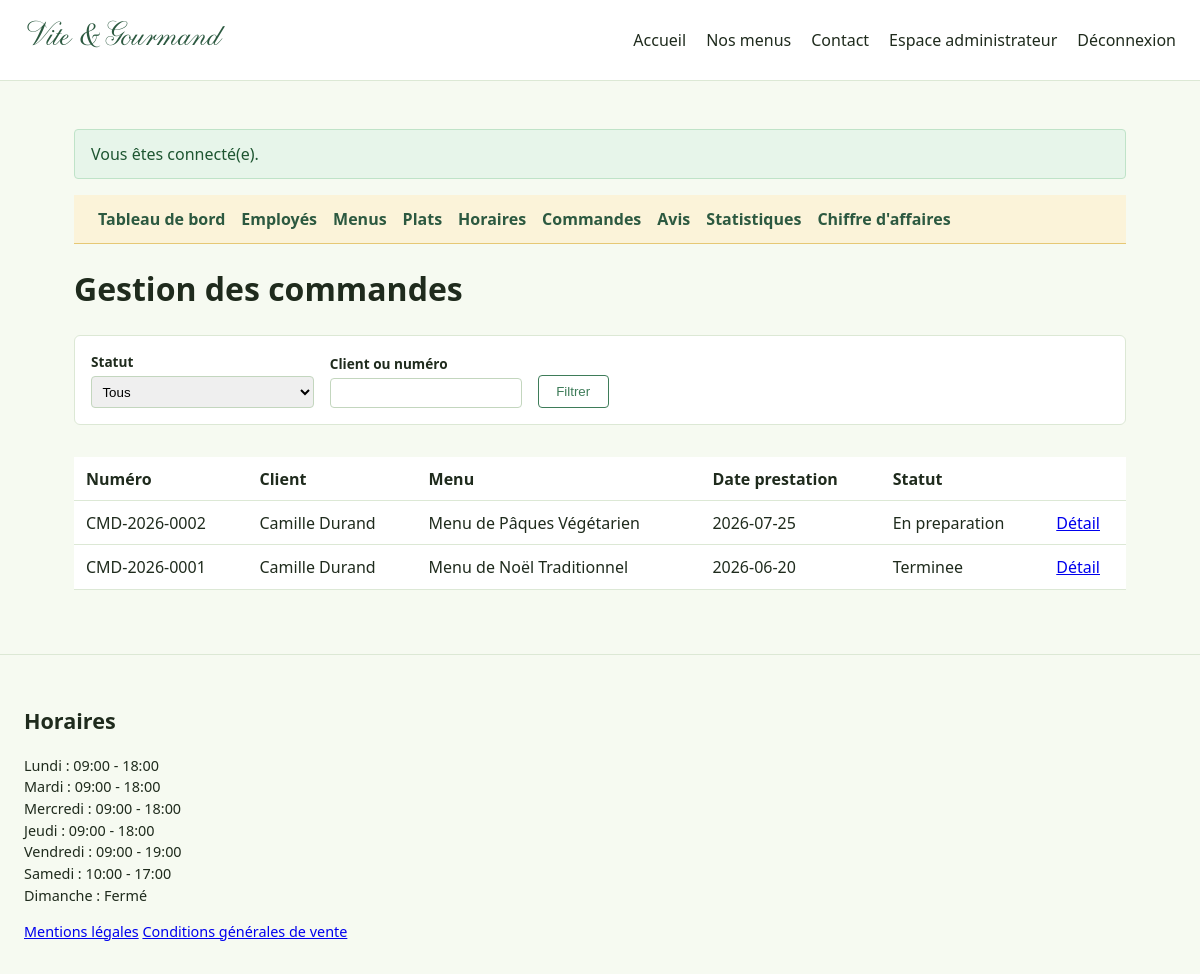
/employe/commandes.php (signed in), run on the app's committed database.
### tables this page shows
CREATE TABLE commande (
    commande_id            INT UNSIGNED AUTO_INCREMENT PRIMARY KEY,
    numero_commande         VARCHAR(20) NOT NULL UNIQUE,
    utilisateur_id           INT UNSIGNED NOT NULL,
    menu_id                  INT UNSIGNED NOT NULL,
    statut_id                TINYINT UNSIGNED NOT NULL,
    date_commande            DATETIME NOT NULL DEFAULT CURRENT_TIMESTAMP,
    date_prestation          DATE NOT NULL,
    heure_livraison          TIME NOT NULL,
    adresse_livraison        VARCHAR(180) NOT NULL,
    ville_livraison          VARCHAR(100) NOT NULL,
    code_postal_livraison    VARCHAR(10) NOT NULL,
    distance_km               DECIMAL(6,2) NOT NULL DEFAULT 0,    
    frais_livraison           DECIMAL(6,2) NOT NULL DEFAULT 0,    
    nombre_personnes          SMALLINT UNSIGNED NOT NULL,
    prix_menu_unitaire        DECIMAL(8,2) NOT NULL,              
    reduction_pourcentage     DECIMAL(4,2) NOT NULL DEFAULT 0,    
    prix_total                DECIMAL(8,2) NOT NULL,
    pret_materiel             TINYINT(1) NOT NULL DEFAULT 0,
    materiel_restitue         TINYINT(1) NULL,
    materiel_date_limite      DATETIME NULL,                      
    motif_annulation          TEXT NULL,
    mode_contact_annulation   VARCHAR(30) NULL,                   
    date_creation             DATETIME NOT NULL DEFAULT CURRENT_TIMESTAMP,
    date_modification         DATETIME NOT NULL DEFAULT CURRENT_TIMESTAMP ON UPDATE CURRENT_TIMESTAMP,
    CONSTRAINT fk_commande_utilisateur FOREIGN KEY (utilisateur_id) REFERENCES utilisateur (utilisateur_id),
    CONSTRAINT fk_commande_menu        FOREIGN KEY (menu_id)        REFERENCES menu (menu_id),
    CONSTRAINT fk_commande_statut      FOREIGN KEY (statut_id)      REFERENCES statut_commande (statut_id)
);

CREATE TABLE utilisateur (
    utilisateur_id      INT UNSIGNED AUTO_INCREMENT PRIMARY KEY,
    email                VARCHAR(180) NOT NULL UNIQUE,    
    mot_de_passe         VARCHAR(255) NOT NULL,           
    nom                  VARCHAR(80)  NOT NULL,
    prenom               VARCHAR(80)  NOT NULL,
    telephone            VARCHAR(20)  NULL,
    adresse_postale      VARCHAR(180) NULL,
    ville                VARCHAR(100) NULL,
    code_postal          VARCHAR(10)  NULL,
    pays                 VARCHAR(80)  NULL DEFAULT 'France',
    role_id              TINYINT UNSIGNED NOT NULL,
    actif                TINYINT(1) NOT NULL DEFAULT 1,   
    token_reset          VARCHAR(64) NULL,                 
    token_reset_expire   DATETIME NULL,
    date_creation        DATETIME NOT NULL DEFAULT CURRENT_TIMESTAMP,
    date_modification    DATETIME NOT NULL DEFAULT CURRENT_TIMESTAMP ON UPDATE CURRENT_TIMESTAMP,
    CONSTRAINT fk_utilisateur_role FOREIGN KEY (role_id) REFERENCES role (role_id)
);

CREATE TABLE menu (
    menu_id                 INT UNSIGNED AUTO_INCREMENT PRIMARY KEY,
    titre                    VARCHAR(150) NOT NULL,
    description              TEXT NOT NULL,
    theme_id                 TINYINT UNSIGNED NOT NULL,
    nombre_personne_minimum  SMALLINT UNSIGNED NOT NULL DEFAULT 1,
    prix_personne_minimum    DECIMAL(8,2) NOT NULL,         
    conditions               TEXT NULL,                     
    stock_disponible         SMALLINT NOT NULL DEFAULT 0,    
    actif                    TINYINT(1) NOT NULL DEFAULT 1,
    date_creation            DATETIME NOT NULL DEFAULT CURRENT_TIMESTAMP,
    date_modification        DATETIME NOT NULL DEFAULT CURRENT_TIMESTAMP ON UPDATE CURRENT_TIMESTAMP,
    CONSTRAINT fk_menu_theme FOREIGN KEY (theme_id) REFERENCES theme (theme_id)
);

CREATE TABLE statut_commande (
    statut_id  TINYINT UNSIGNED AUTO_INCREMENT PRIMARY KEY,
    code       VARCHAR(30) NOT NULL UNIQUE,
    libelle    VARCHAR(60) NOT NULL,
    ordre      TINYINT UNSIGNED NULL    
);

CREATE TABLE horaire (
    horaire_id       TINYINT UNSIGNED AUTO_INCREMENT PRIMARY KEY,
    jour             ENUM('lundi','mardi','mercredi','jeudi','vendredi','samedi','dimanche') NOT NULL UNIQUE,
    heure_ouverture  TIME NULL,
    heure_fermeture  TIME NULL,
    ferme            TINYINT(1) NOT NULL DEFAULT 0
);

### src/Helpers/functions.php (called while the page is built, shortened)
<?php
function e(?string $value): string
{
    return htmlspecialchars($value ?? '', ENT_QUOTES, 'UTF-8');
}

### src/Config/Database.php (called while the page is built, shortened)
<?php
function getPDO(): PDO
{
    static $pdo = null;
    if ($pdo instanceof PDO) {
        return $pdo;
    }
    $host    = env('DB_HOST', '127.0.0.1');
    $port    = env('DB_PORT', '3306');
    $name    = env('DB_NAME', 'vite_et_gourmand');
    $user    = env('DB_USER', 'root');
    $pass    = env('DB_PASS', '');
    $charset = env('DB_CHARSET', 'utf8mb4');
    $dsn = "mysql:host={$host};port={$port};dbname={$name};charset={$charset}";
    $pdo = new PDO($dsn, $user, $pass, [
        PDO::ATTR_ERRMODE            => PDO::ERRMODE_EXCEPTION,
        PDO::ATTR_DEFAULT_FETCH_MODE => PDO::FETCH_ASSOC,
        PDO::ATTR_EMULATE_PREPARES   => false,
    ]);
    return $pdo;
}

### src/Models/CommandeModel.php (called while the page is built, shortened)
<?php
require_once __DIR__ . '/../Config/Database.php';
final class CommandeModel
{
    public static function listAll(array $filtres = []): array
    {
        $conditions = [];
        $params = [];
        $sql = 'SELECT c.*, sc.code AS statut_code, sc.libelle AS statut_libelle, m.titre AS menu_titre,
                       u.nom AS utilisateur_nom, u.prenom AS utilisateur_prenom, u.email AS utilisateur_email
                FROM commande c
                JOIN statut_commande sc ON sc.statut_id = c.statut_id
                JOIN menu m ON m.menu_id = c.menu_id
                JOIN utilisateur u ON u.utilisateur_id = c.utilisateur_id'
            . (!empty($conditions) ? ' WHERE ' . implode(' AND ', $conditions) : '')
            . ' ORDER BY c.date_commande DESC';
        $stmt = getPDO()->prepare($sql);
        $stmt->execute($params);
        return $stmt->fetchAll();
    }
}

### public/employe/commandes.php (the view, shortened to what this page needs)
<?php
require_once __DIR__ . '/../../src/Models/CommandeModel.php';
$filtres = [];
$commandes = CommandeModel::listAll($filtres);
require __DIR__ . '/../../src/Views/partials/header.php';
?>
    <h1>Gestion des commandes</h1>
    <form method="get" class="filtres-menus" aria-label="Filtrer les commandes">
        <div>
            <label for="statut_code">Statut</label>
            <select id="statut_code" name="statut_code">
                <option value="">Tous</option>
            </select>
        </div>
        <div>
            <label for="recherche">Client ou numéro</label>
            <input type="text" id="recherche" name="recherche" value="<?= e($filtres['recherche'] ?? '') ?>">
        </div>
        <button type="submit" class="btn-secondary">Filtrer</button>
    </form>
    <table class="table-commandes">
        <thead>
            <tr>
                <th scope="col">Numéro</th>
                <th scope="col">Client</th>
                <th scope="col">Menu</th>
                <th scope="col">Date prestation</th>
                <th scope="col">Statut</th>
                <th scope="col"></th>
            </tr>
        </thead>
        <tbody>
            <?php foreach ($commandes as $commande): ?>
                <tr>
                    <td><?= e($commande['numero_commande']) ?></td>
                    <td><?= e($commande['utilisateur_prenom'] . ' ' . $commande['utilisateur_nom']) ?></td>
                    <td><?= e($commande['menu_titre']) ?></td>
                    <td><?= e($commande['date_prestation']) ?></td>
                    <td><?= e($commande['statut_libelle']) ?></td>
                    <td><a href="/employe/commande.php?id=<?= (int) $commande['commande_id'] ?>">Détail</a></td>
                </tr>
            <?php endforeach; ?>
        </tbody>
    </table>
<?php
require __DIR__ . '/../../src/Views/partials/footer.php';

### src/Views/partials/footer.php
<?php
$horaires = getPDO()->query(
    "SELECT jour, heure_ouverture, heure_fermeture, ferme FROM horaire
     ORDER BY FIELD(jour, 'lundi','mardi','mercredi','jeudi','vendredi','samedi','dimanche')"
)->fetchAll();
?>
</main>
<footer>
    <section aria-label="Horaires d'ouverture">
        <h2>Horaires</h2>
        <ul>
            <?php foreach ($horaires as $h): ?>
                <li>
                    <?= htmlspecialchars(ucfirst($h['jour'])) ?> :
                    <?= $h['ferme']
                        ? 'Fermé'
                        : htmlspecialchars(substr($h['heure_ouverture'], 0, 5) . ' - ' . substr($h['heure_fermeture'], 0, 5)) ?>
                </li>
            <?php endforeach; ?>
        </ul>
    </section>
    <nav aria-label="Informations légales">
        <a href="/mentions-legales.php">Mentions légales</a>
        <a href="/cgv.php">Conditions générales de vente</a>
    </nav>
</footer>
</body>
</html>

### public/assets/css/style.css (style rules this page uses)
* { box-sizing: border-box; }
html { overflow-x: hidden; }
body { margin: 0; overflow-x: hidden; font-family: system-ui, -apple-system, "Segoe UI", Roboto, sans-serif; color: #1F2B1D; background: #F6FAF1; line-height: 1.5; }
footer { border-top: 1px solid #DCE8D5; padding: 2rem 1.5rem; margin-top: 2rem; font-size: 0.9rem; }
footer ul { list-style: none; padding: 0; }
.btn-secondary { display: inline-block; padding: 0.5rem 1.1rem; background: transparent; color: #3E7C59; border: 1px solid #3E7C59; border-radius: 4px; text-decoration: none; cursor: pointer; }
.filtres-menus { display: flex; flex-wrap: wrap; gap: 1rem; align-items: end; margin-bottom: 2rem; padding: 1rem; background: #fff; border: 1px solid #DCE8D5; border-radius: 6px; }
.filtres-menus div { display: flex; flex-direction: column; gap: 0.25rem; }
.filtres-menus label { font-size: 0.85rem; font-weight: 600; }
.filtres-menus input, .filtres-menus select { padding: 0.4rem; border: 1px solid #C3D6BE; border-radius: 4px; }
.table-commandes { width: 100%; border-collapse: collapse; background: #fff; }
.table-commandes th, .table-commandes td { text-align: left; padding: 0.6rem 0.75rem; border-bottom: 1px solid #DCE8D5; }

### data on the page
commande: numero_commande "CMD-2026-0002", utilisateur.nom "Camille Durand", menu.titre "Menu de Pâques Végétarien", date_prestation "2026-07-25", statut.libelle "En preparation"
commande: numero_commande "CMD-2026-0001", utilisateur.nom "Camille Durand", menu.titre "Menu de Noël Traditionnel", date_prestation "2026-06-20", statut.libelle "Terminee"
horaire: jour "Lundi", heure_ouverture+heure_fermeture "09:00 - 18:00"
horaire: jour "Mardi", heure_ouverture+heure_fermeture "09:00 - 18:00"
horaire: jour "Mercredi", heure_ouverture+heure_fermeture "09:00 - 18:00"
horaire: jour "Jeudi", heure_ouverture+heure_fermeture "09:00 - 18:00"
horaire: jour "Vendredi", heure_ouverture+heure_fermeture "09:00 - 19:00"
horaire: jour "Samedi", heure_ouverture+heure_fermeture "10:00 - 17:00"
horaire: jour "Dimanche", ferme "Fermé"

### other printed values
$flash['message'] "Vous êtes connecté(e)."
